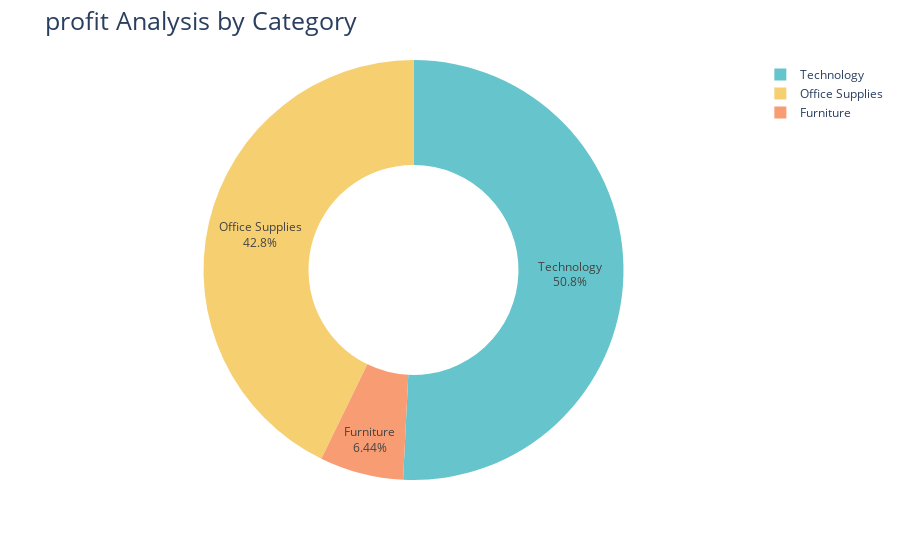

Notebook source saved alongside this figure:
### Code cell
fig = px.pie(profit_by_category,
             values = 'Profit',
             names='Category',
             hole = 0.5,
             color_discrete_sequence=px.colors.qualitative.Pastel)
fig.update_traces(textposition='inside',textinfo='percent+label')
fig.update_layout(title_text='profit Analysis by Category',title_font=dict(size=25))
fig.show()

### Figure 1 — Plotly figure (JSON) as saved in the notebook; plotly's stock layout.template omitted (floating-point values rounded to 4 significant figures)
{"data": [{"domain": {"x": [0, 1], "y": [0, 1]}, "hole": 0.5, "hovertemplate": "Category=%{label}<br>Profit=%{value}<extra></extra>", "labels": ["Furniture", "Office Supplies", "Technology"], "legendgroup": "", "name": "", "showlegend": true, "textinfo": "percent+label", "textposition": "inside", "type": "pie", "values": [18450.0, 122500.0, 145500.0]}], "layout": {"legend": {"tracegroupgap": 0}, "margin": {"t": 60}, "piecolorway": ["rgb(102, 197, 204)", "rgb(246, 207, 113)", "rgb(248, 156, 116)", "rgb(220, 176, 242)", "rgb(135, 197, 95)", "rgb(158, 185, 243)", "rgb(254, 136, 177)", "rgb(201, 219, 116)", "rgb(139, 224, 164)", "rgb(180, 151, 231)", "rgb(179, 179, 179)"], "title": {"font": {"size": 25}, "text": "profit Analysis by Category"}}}
